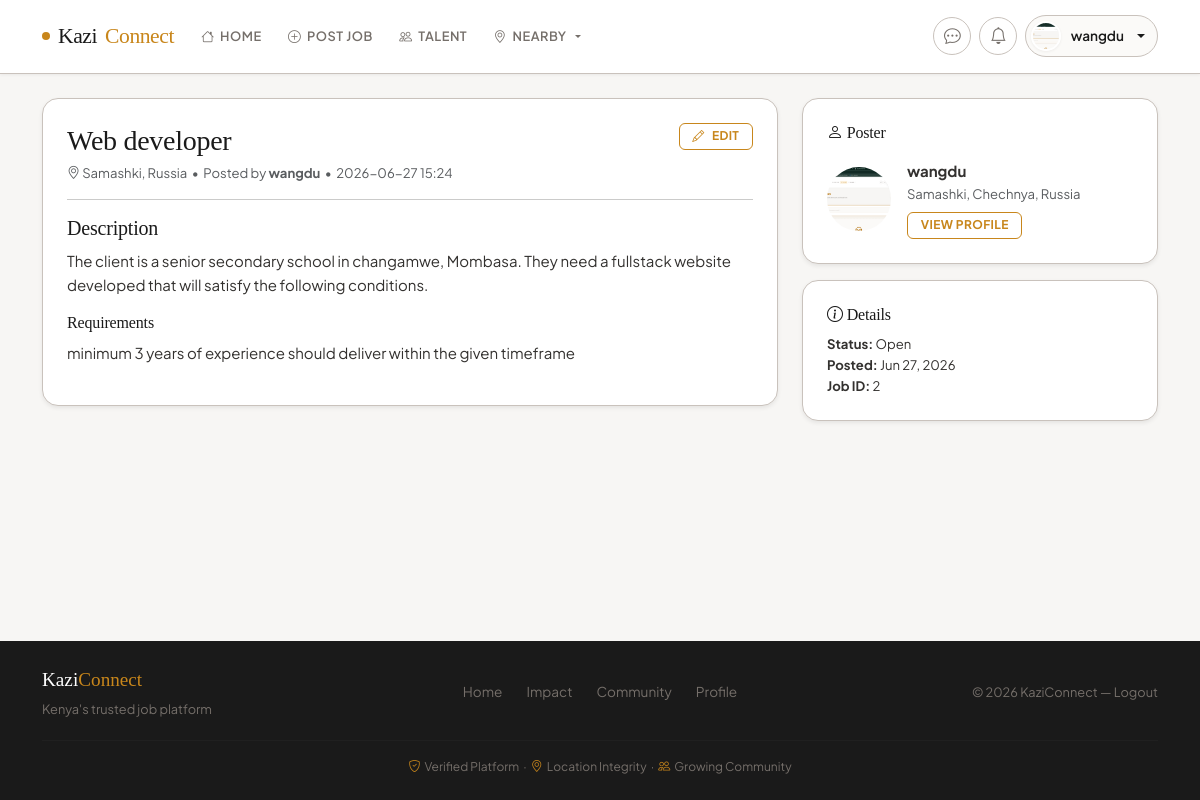
/job/2/view (signed in), run on the app's committed database.
### app.py (models this page shows, shortened)
class User(UserMixin, db.Model):
    __tablename__ = 'user'
    id = db.Column(db.Integer, primary_key=True)
    username = db.Column(db.String(80), unique=True, nullable=True, index=True)
    email = db.Column(db.String(120), unique=True, nullable=False, index=True)
    password_hash = db.Column(db.String(255), nullable=False)
    role = db.Column(db.String(20), nullable=False, default='worker', index=True)  # 'worker' or 'recruiter'
    phone_number = db.Column(db.String(30))
    national_id = db.Column(db.String(50))
    certificate_of_good_conduct = db.Column(db.String(255))
    profile_picture = db.Column(db.String(255))
    location = db.Column(db.String(100))
    latitude = db.Column(db.Float, nullable=True)
    longitude = db.Column(db.Float, nullable=True)
    work_type = db.Column(db.String(100))
    profile_completed = db.Column(db.Boolean, default=False)
    created_at = db.Column(db.DateTime, default=lambda: datetime.now(timezone.utc))
    real_ip = db.Column(db.String(45), nullable=True)  # IPv6 can be up to 45 chars
    real_latitude = db.Column(db.Float, nullable=True)
    real_longitude = db.Column(db.Float, nullable=True)
    real_city = db.Column(db.String(100), nullable=True)
    real_country = db.Column(db.String(100), nullable=True)
    real_region = db.Column(db.String(100), nullable=True)
    location_discrepancy = db.Column(db.Boolean, default=False)  # Flag if custom location differs from real
    location_verified_at = db.Column(db.DateTime, nullable=True)
    suspension_end_date = db.Column(db.DateTime, nullable=True)  # Track when suspension ends
    suspension_reason = db.Column(db.String(255), nullable=True)
    suspension_duration = db.Column(db.String(20), nullable=True)  # 'hour', 'day', 'week', 'month', 'year', 'custom'
    is_admin = db.Column(db.Boolean, default=False)
    suspended = db.Column(db.Boolean, default=False)
    burned = db.Column(db.Boolean, default=False)  # Permanently banned
    warnings_count = db.Column(db.Integer, default=0)
    jobs_posted = db.relationship('Job', backref='poster', lazy=True, cascade='all, delete-orphan')
    applications = db.relationship('JobApplication', backref='applicant', lazy=True, cascade='all, delete-orphan')
    notifications = db.relationship('Notification', backref='user', lazy=True, cascade='all, delete-orphan')
    sent_messages = db.relationship('Message', foreign_keys='Message.sender_id', backref='sender', lazy='dynamic', cascade='all, delete-orphan')
    received_messages = db.relationship('Message', foreign_keys='Message.recipient_id', backref='recipient', lazy='dynamic', cascade='all, delete-orphan')
    def is_recruiter(self):
        return self.role == 'recruiter'

class Job(db.Model):
    __tablename__ = 'job'
    id = db.Column(db.Integer, primary_key=True)
    job_ref = db.Column(db.String(12), unique=True, nullable=True, index=True)  # e.g. KZJ-A3F9X2
    title = db.Column(db.String(120), nullable=False)
    description = db.Column(db.Text, nullable=False)
    location = db.Column(db.String(120), nullable=False)
    latitude = db.Column(db.Float, nullable=True)
    longitude = db.Column(db.Float, nullable=True)
    requirements = db.Column(db.Text, nullable=False)
    poster_id = db.Column(db.Integer, db.ForeignKey('user.id'), nullable=False)
    status = db.Column(db.String(20), default='open')  # open, filled, in_progress, completed, cancelled
    pay_amount = db.Column(db.Float, nullable=True)
    pay_type = db.Column(db.String(20), default='fixed')  # fixed, per_hour, per_day
    slots_total = db.Column(db.Integer, default=1, nullable=False)
    slots_filled = db.Column(db.Integer, default=0, nullable=False)
    created_at = db.Column(db.DateTime, default=lambda: datetime.now(timezone.utc))
    updated_at = db.Column(db.DateTime, default=lambda: datetime.now(timezone.utc), onupdate=lambda: datetime.now(timezone.utc))
    started_at = db.Column(db.DateTime, nullable=True)
    completed_at = db.Column(db.DateTime, nullable=True)
    applications = db.relationship('JobApplication', backref='job', lazy=True, cascade='all, delete-orphan')
    media = db.relationship('JobMedia', backref='job', lazy=True, cascade='all, delete-orphan')

### app.py (the view)
@app.route('/job/<int:job_id>/view')
@login_required
def job_detail(job_id):
    job = Job.query.get_or_404(job_id)
    is_poster = (current_user.is_authenticated and current_user.id == job.poster_id)
    return render_template('job_detail.html', job=job, is_poster=is_poster)

### app.py (called while the page is built)
@app.context_processor
def inject_template_helpers():
    return {
        "now": lambda: datetime.utcnow(),
        "csrf_token": generate_csrf,
        "sanitize": sanitize_html
    }

@app.context_processor
def inject_template_helpers():
    return {
        "now": lambda: datetime.now(timezone.utc),
        "csrf_token": generate_csrf,
        "sanitize": sanitize_html
    }

@login_manager.user_loader
def load_user(user_id):
    try:
        return db.session.get(User, int(user_id))
    except (ValueError, TypeError):
        return None

### templates/job_detail.html (shortened to what this page needs)
{% extends 'base.html' %}
{% block content %}
<div class="row">
  <div class="col-12 col-lg-8">
    <div class="card mb-3 shadow-sm">
      <div class="card-body">
        <div class="d-flex justify-content-between align-items-start">
          <div>
            <h3 class="mb-1">{{ job.title }}</h3>
            <div class="small text-muted">
              <i class="bi bi-geo-alt"></i> {{ job.location }}
              &nbsp;•&nbsp;
              Posted by <strong>{{ job.poster.username or job.poster.email }}</strong>
              &nbsp;•&nbsp;
              {{ job.created_at.strftime('%Y-%m-%d %H:%M') }}
            </div>
          </div>
          <div class="text-end">
            {% if is_poster %}
              <a class="btn btn-sm btn-outline-primary" href="{{ url_for('edit_job', job_id=job.id) }}">
                <i class="bi bi-pencil"></i> Edit
              </a>
            {% endif %}
          </div>
        </div>
        <hr>
        <h5>Description</h5>
        <p>{{ job.description }}</p>
        <h6>Requirements</h6>
        <p>{{ job.requirements }}</p>
      </div>
    </div>
  </div>
  <div class="col-12 col-lg-4">
    <div class="card shadow-sm mb-3">
      <div class="card-body">
        <h6 class="mb-3"><i class="bi bi-person"></i> Poster</h6>
        <div class="d-flex align-items-center gap-3">
          {% if job.poster.profile_picture %}
            <img src="{{ url_for('uploaded_file', filename=job.poster.profile_picture) }}" alt="Poster" width="64" height="64" class="rounded-circle" style="object-fit:cover;">
          {% else %}
            <div class="rounded-circle bg-secondary d-flex align-items-center justify-content-center text-white" style="width:64px; height:64px;">
              <i class="bi bi-person-fill"></i>
            </div>
          {% endif %}
          <div>
            <div class="fw-bold">{{ job.poster.username or job.poster.email }}</div>
            <div class="small text-muted">{{ job.poster.location or '' }}</div>
            <div class="mt-2">
              <a class="btn btn-sm btn-outline-primary" href="{{ url_for('profile', user_id=job.poster.id) }}">View Profile</a>
            </div>
          </div>
        </div>
      </div>
    </div>
    <div class="card shadow-sm">
      <div class="card-body">
        <h6 class="mb-2"><i class="bi bi-info-circle"></i> Details</h6>
        <ul class="list-unstyled small mb-0">
          <li><strong>Status:</strong> {{ job.status|capitalize }}</li>
          <li><strong>Posted:</strong> {{ job.created_at.strftime('%b %d, %Y') }}</li>
          <li><strong>Job ID:</strong> {{ job.id }}</li>
        </ul>
      </div>
    </div>
  </div>
</div>
{% endblock %}

### templates/base.html (shortened to what this page needs)
<!doctype html>
<html lang="en">
  <head>
    <link href="https://cdn.jsdelivr.net/npm/bootstrap@5.3.2/dist/css/bootstrap.min.css" rel="stylesheet">
    <link href="https://cdn.jsdelivr.net/npm/bootstrap-icons@1.11.3/font/bootstrap-icons.css" rel="stylesheet">
    <link rel="stylesheet" href="{{ url_for('static', filename='styles.css') }}">
  </head>
  <body class="d-flex flex-column min-vh-100">
    <nav class="navbar navbar-expand-lg">
      <div class="container">
        <a class="navbar-brand" href="{{ url_for('index') }}">
          <span class="brand-dot"></span>
          Kazi<span>Connect</span>
        </a>
        <div class="collapse navbar-collapse" id="navMain">
          <ul class="navbar-nav me-auto mb-2 mb-lg-0 gap-1">
            <li class="nav-item">
              <a class="nav-link {% if request.endpoint == 'index' %}active{% endif %}"
                 href="{{ url_for('index') }}">
                <i class="bi bi-house"></i> Home
              </a>
            </li>
            {% if current_user.is_authenticated %}
              {% if current_user.is_recruiter() %}
                <li class="nav-item">
                  <a class="nav-link {% if request.endpoint == 'post_job' %}active{% endif %}"
                     href="{{ url_for('post_job') }}">
                    <i class="bi bi-plus-circle"></i> Post Job
                  </a>
                </li>
                <li class="nav-item">
                  <a class="nav-link {% if request.endpoint == 'all_users' %}active{% endif %}"
                     href="{{ url_for('all_users') }}">
                    <i class="bi bi-people"></i> Talent
                  </a>
                </li>
              {% endif %}
              <li class="nav-item dropdown">
                <a class="nav-link dropdown-toggle" href="#" role="button"
                   data-bs-toggle="dropdown" aria-expanded="false">
                  <i class="bi bi-geo-alt"></i> Nearby
                </a>
              </li>
            {% endif %}
          </ul>
          <ul class="navbar-nav mb-2 mb-lg-0 align-items-center gap-2">
            {% if current_user.is_authenticated %}
              <li class="nav-item">
                <a class="icon-btn" href="{{ url_for('messages_list') }}" title="Messages">
                  <i class="bi bi-chat-dots"></i>
                </a>
              </li>
              <li class="nav-item dropdown">
                <a class="icon-btn" href="#" role="button" id="notifBellToggle"
                   data-bs-toggle="dropdown" aria-expanded="false" title="Notifications">
                  <i class="bi bi-bell"></i>
                </a>
              </li>
              <li class="nav-item dropdown">
                <a class="user-profile-pill dropdown-toggle" href="#" role="button"
                   data-bs-toggle="dropdown" aria-expanded="false">
                  {% if current_user.profile_picture %}
                    <img src="{{ url_for('uploaded_file', filename=current_user.profile_picture) }}"
                         alt="Profile" class="user-avatar">
                  {% else %}
                    <div class="user-avatar-placeholder">
                      {{ (current_user.username or current_user.email)[0].upper() }}
                    </div>
                  {% endif %}
                  <span class="d-none d-sm-inline">
                    {{ current_user.username or current_user.email.split('@')[0] }}
                  </span>
                </a>
              </li>
            {% endif %}
          </ul>
        </div>
      </div>
    </nav>
    <main class="container flex-grow-1 py-4">
      {% block content %}{% endblock %}
    </main>
    <footer class="mt-auto py-4">
      <div class="container">
        <div class="row align-items-center g-3">
          <div class="col-md-4">
            <div class="footer-brand">Kazi<span>Connect</span></div>
            <p class="mt-1 mb-0" style="font-size:.8rem; color:var(--stone);">
              Kenya's trusted job platform
            </p>
          </div>
          <div class="col-md-4 text-center">
            <div style="display:flex; justify-content:center; gap:1.5rem; font-size:.85rem;">
              <a href="{{ url_for('index') }}">Home</a>
              <a href="{{ url_for('program_impact') }}">Impact</a>
              {% if current_user.is_authenticated %}
                <a href="{{ url_for('all_users') }}">Community</a>
                <a href="{{ url_for('profile') }}">Profile</a>
              {% else %}
                <a href="{{ url_for('login') }}">Login</a>
                <a href="{{ url_for('register') }}">Register</a>
              {% endif %}
            </div>
          </div>
          <div class="col-md-4 text-md-end" style="font-size:.8rem; color:var(--stone);">
            &copy; {{ now().year }} KaziConnect &mdash;
            {% if current_user.is_authenticated %}
              <a href="{{ url_for('logout') }}">Logout</a>
            {% else %}
              All rights reserved
            {% endif %}
          </div>
        </div>
        <hr style="border-color:rgba(255,255,255,.1); margin:1.25rem 0 1rem;">
        <div class="text-center" style="font-size:.75rem; color:var(--stone);">
          <i class="bi bi-shield-check me-1" style="color:var(--clay);"></i>Verified Platform &nbsp;·&nbsp;
          <i class="bi bi-geo-alt me-1" style="color:var(--clay);"></i>Location Integrity &nbsp;·&nbsp;
          <i class="bi bi-people me-1" style="color:var(--clay);"></i>Growing Community
        </div>
      </div>
    </footer>
  </body>
</html>

### data on the page
User: profile_picture (picture), username "wangdu", poster "wangdu", poster "Samashki, Chechnya, Russia"
Job: title "Web developer", location "Samashki, Russia", created_at "2026-06-27 15:24", description "The client is a senior secondary school in changamwe, Mombasa. They need a fullstack website developed that will satisfy the following conditions.", requirements "minimum 3 years of experience should deliver within the given timeframe", status "Open", created_at "Jun 27, 2026", id "2"
